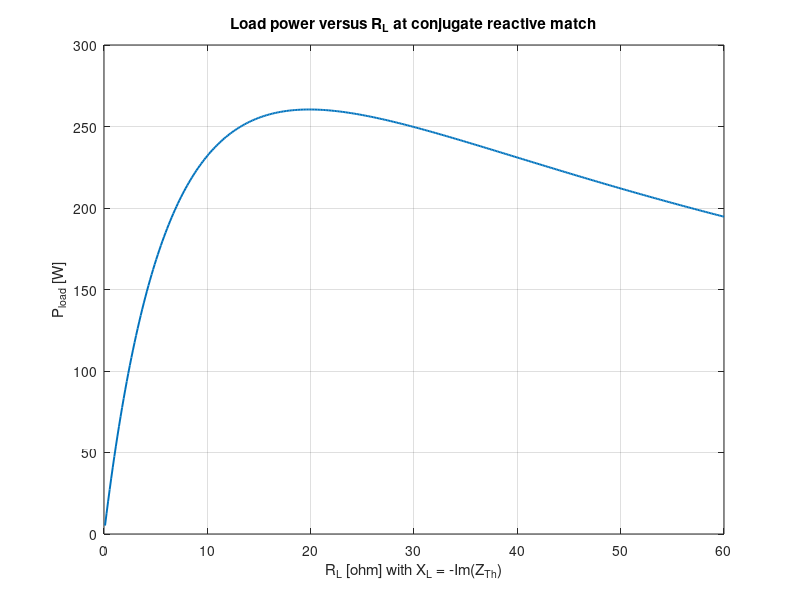

The MATLAB source for this figure:
% Week 3 - Exercise 2 - Variant C
clear; clc;

% Sources
E1 = 120*exp(1j*deg2rad(45));      % V
I1 = 6*exp(1j*deg2rad(-60));       % A

% Impedances
Z1 = 10; 
Z2 = 8+6j;
Z3 = 15j;
Z4 = 12-4j;
Z5 = 10;
ZL = 8+6j;

% Admittances
Y1 = 1/Z1; Y2 = 1/Z2; Y3 = 1/Z3; Y4 = 1/Z4; Y5 = 1/Z5;

% Unknowns: V1, V2, VA  (open circuit at B)
A = [ (Y1+Y3+Y2)   -Y3           0 ;
      -Y3          (Y3+Y5+Y4)   -Y5;
       0           -Y5           Y5 ];
b = [ Y1*E1; 0; I1 ];

V = A\b; V1 = V(1); V2 = V(2); VA = V(3);
Eth = VA;                              % Thévenin voltage

% Zth with sources deactivated
Z12 = (Z1*Z2)/(Z1+Z2);
Zb  = Z3 + Z12;
Zeq2 = (Z4*Zb)/(Z4+Zb);
Zth = Z5 + Zeq2;

% Norton
In = Eth / Zth;

% Load results using Thévenin
IL = Eth / (Zth + ZL);
VL = ZL * IL;
PL = real(VL*conj(IL));
QL = imag(VL*conj(IL));

% Optimum load and maximum power
ZL_opt = conj(Zth);
Pmax = abs(Eth)^2 / (4*real(Zth));

% Print
toPolar = @(z) [abs(z) rad2deg(angle(z))];
fprintf('Node voltages (open circuit)\n');
fprintf('V1  = %9.4f  angle %9.4f deg  V\n', toPolar(V1));
fprintf('V2  = %9.4f  angle %9.4f deg  V\n', toPolar(V2));
fprintf('VA  = %9.4f  angle %9.4f deg  V  (Eth)\n', toPolar(Eth));

fprintf('\nThevenin\n');
fprintf('Zth = %9.4f + j%9.4f  ohm  (mag %7.4f, ang %7.4f deg)\n', real(Zth), imag(Zth), toPolar(Zth));
fprintf('Eth = %9.4f  angle %9.4f deg  V\n', toPolar(Eth));

fprintf('\nNorton\n');
fprintf('In  = %9.4f  angle %9.4f deg  A\n', toPolar(In));

fprintf('\nLoad ZL results\n');
fprintf('IL  = %9.4f  angle %9.4f deg  A\n', toPolar(IL));
fprintf('VL  = %9.4f  angle %9.4f deg  V\n', toPolar(VL));
fprintf('PL  = %9.4f  W,   QL = %9.4f  var\n', PL, QL);

fprintf('\nMax power transfer\n');
fprintf('ZL_opt = %9.4f + j%9.4f  ohm\n', real(ZL_opt), imag(ZL_opt));
fprintf('Pmax   = %9.4f  W\n', Pmax);

% Optional visualization: power vs real part of ZL with imag set to -imag(Zth)
Rrange = linspace(0.1, 60, 400);
Xopt = -imag(Zth);
Pcurve = zeros(size(Rrange));
for k=1:numel(Rrange)
    Ztest = Rrange(k) + 1j*Xopt;
    ILk = Eth / (Zth + Ztest);
    VLk = Ztest * ILk;
    Pcurve(k) = real(VLk * conj(ILk));
end
figure; plot(Rrange, Pcurve, 'LineWidth',1.4);
xlabel('R_L [ohm] with X_L = -Im(Z_{Th})'); ylabel('P_{load} [W]');
title('Load power versus R_L at conjugate reactive match');
grid on;
